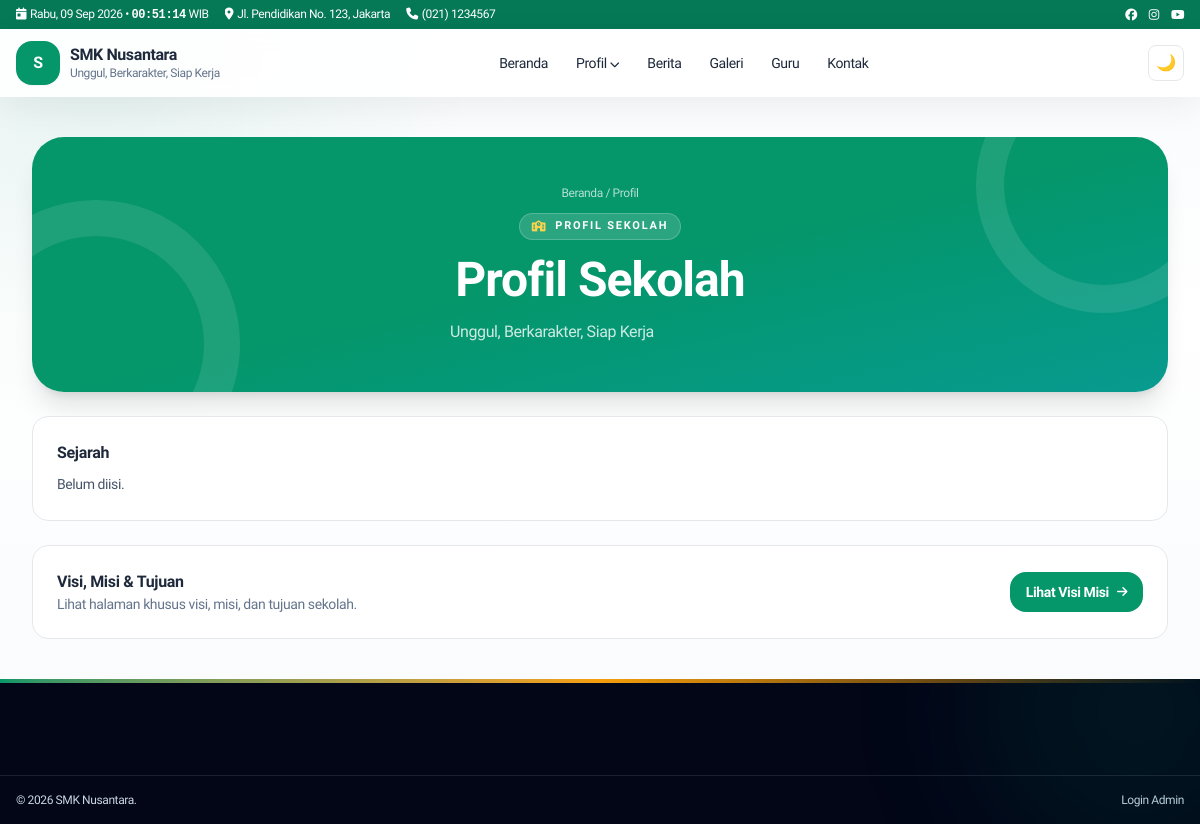
The page /profil on the database its author committed.
### tables this page shows
CREATE TABLE IF NOT EXISTS settings (
  id INT UNSIGNED AUTO_INCREMENT PRIMARY KEY,
  `key` VARCHAR(100) NOT NULL UNIQUE,
  `value` TEXT DEFAULT NULL,
  updated_at TIMESTAMP DEFAULT CURRENT_TIMESTAMP ON UPDATE CURRENT_TIMESTAMP
);

CREATE TABLE IF NOT EXISTS menu_items (
  id INT UNSIGNED AUTO_INCREMENT PRIMARY KEY,
  menu_id INT UNSIGNED NOT NULL,
  parent_id INT UNSIGNED DEFAULT NULL,
  label VARCHAR(150) NOT NULL,
  url VARCHAR(500) NOT NULL,
  target VARCHAR(20) DEFAULT '_self',
  sort_order INT DEFAULT 0,
  is_active TINYINT(1) DEFAULT 1,
  kind VARCHAR(20) NOT NULL DEFAULT 'link',
  mega_id INT UNSIGNED DEFAULT NULL,
  INDEX idx_menu_parent (menu_id, parent_id, sort_order),
  CONSTRAINT fk_mi_menu FOREIGN KEY (menu_id) REFERENCES menus(id) ON DELETE CASCADE,
  CONSTRAINT fk_mi_parent FOREIGN KEY (parent_id) REFERENCES menu_items(id) ON DELETE CASCADE
);

CREATE TABLE IF NOT EXISTS school_profile (
  id INT UNSIGNED AUTO_INCREMENT PRIMARY KEY,
  principal_name VARCHAR(150) DEFAULT NULL,
  principal_title VARCHAR(100) DEFAULT 'Kepala Sekolah',
  principal_photo VARCHAR(255) DEFAULT NULL,
  principal_greeting TEXT DEFAULT NULL,
  history TEXT DEFAULT NULL,
  vision TEXT DEFAULT NULL,
  mission TEXT DEFAULT NULL,
  org_chart VARCHAR(255) DEFAULT NULL,
  total_students INT DEFAULT 0,
  total_teachers INT DEFAULT 0,
  total_extracurricular INT DEFAULT 0,
  years_established INT DEFAULT 0,
  updated_at TIMESTAMP DEFAULT CURRENT_TIMESTAMP ON UPDATE CURRENT_TIMESTAMP
);

### core/Router.php (called while the page is built, shortened)
<?php
final class Router {
 public static function dispatch(): void {
  require ROOT . '/pages/router.php';
 }
}

### index.php (called while the page is built, shortened)
<?php
require __DIR__ . '/config/database.php';
Router::dispatch();

### core/Database.php (called while the page is built, shortened)
<?php
final class Database {
    private static ?PDO $pdo = null;
    public static function conn(): PDO {
        if (self::$pdo) return self::$pdo;
        $c = require dirname(__DIR__) . '/config/database.php';
        $dsn = "mysql:host={$c['host']};dbname={$c['name']};charset={$c['charset']}";
        self::$pdo = new PDO($dsn, $c['user'], $c['pass'], [
            PDO::ATTR_ERRMODE => PDO::ERRMODE_EXCEPTION,
            PDO::ATTR_DEFAULT_FETCH_MODE => PDO::FETCH_ASSOC,
            PDO::ATTR_EMULATE_PREPARES => false,
        ]);
        return self::$pdo;
    }
    public static function setting(string $key, string $def = ''): string {
        try {
            $s = self::conn()->prepare('SELECT `value` FROM settings WHERE `key`=?');
            $s->execute([$key]);
            return (string)($s->fetchColumn() ?? $def);
        } catch (Throwable) { return $def; }
    }
}

### core/Helper.php (called while the page is built, shortened)
<?php
final class Helper {
    public static function e(?string $v): string { return htmlspecialchars((string)$v, ENT_QUOTES, 'UTF-8'); }
    public static function url(string $p = ''): string { return rtrim(BASE_URL, '/') . '/' . ltrim($p, '/'); }
    public static function menuUrl(string $u): array {
        $u = trim($u);
        $low = strtolower($u);
        return [self::url(ltrim($u, '/')), '_self'];
    }
}

### pages/profile.php (the view, shortened to what this page needs)
<?php
$profile = $db->query("SELECT * FROM school_profile LIMIT 1")->fetch() ?: [];
require ROOT.'/templates/frontend/header.php';
?>
<div class="w-full px-4 md:px-8 py-10">
<?php
$heroBadge='<i class="fa fa-school text-amber-300"></i>Profil Sekolah';
$heroCrumb='<a href="'.Helper::url().'" class="hover:text-white">Beranda</a> / Profil';
require ROOT.'/templates/frontend/page-hero.php'; ?>
<div class="bg-white dark:bg-slate-800 border rounded-2xl p-6 mt-6 reveal min-w-0 max-w-full overflow-hidden"><h2 class="font-bold mb-2">Sejarah</h2><p class="text-sm text-slate-600 dark:text-slate-300 text-justify leading-relaxed break-words"><?= nl2br(Helper::e($profile['history']??'Belum diisi.')) ?></p></div>
<div class="bg-white dark:bg-slate-800 border rounded-2xl p-6 mt-6 reveal flex flex-col sm:flex-row sm:items-center gap-3 min-w-0 max-w-full overflow-hidden"><div class="min-w-0"><h2 class="font-bold">Visi, Misi & Tujuan</h2><p class="text-sm text-slate-500">Lihat halaman khusus visi, misi, dan tujuan sekolah.</p></div><a href="<?= Helper::url('visi-misi') ?>" class="sm:ml-auto shrink-0 inline-flex items-center gap-2 bg-emerald-600 text-white text-sm font-bold px-4 py-2.5 rounded-xl hover:bg-emerald-500">Lihat Visi Misi <i class="fa fa-arrow-right text-xs"></i></a></div>
</div>
<?php require ROOT.'/templates/frontend/footer.php'; ?>

### templates/frontend/navbar.php (shortened to what this page needs)
<?php
$top_addr = Database::setting('address','Jl. Pendidikan No.123');
$top_phone = Database::setting('phone','(021) 1234567');
$school = Database::setting('school_name','SMK Nusantara');
$tagline = Database::setting('tagline','Unggul, Berkarakter');
$logo = Database::setting('logo','');
try {
$db = Database::conn();
$mm = $db->query("SELECT * FROM menus WHERE location='primary' LIMIT 1")->fetch();
$items = [];
if ($mm) {
  $st = $db->prepare("SELECT * FROM menu_items WHERE menu_id=? AND is_active=1 ORDER BY sort_order");
  $st->execute([$mm['id']]); $items = $st->fetchAll();
}
} catch (Throwable) { $items=[]; $mega=[]; }
function menuTree($items,$parent=null){ $o=[]; foreach($items as $i){ if(($i['parent_id']??null)==$parent) $o[]=$i; } return $o; }
function menuLink($u,$forceTarget=null){ [$href,$t]=Helper::menuUrl($u); $t=$forceTarget?:$t; return 'href="'.Helper::e($href).'"'.($t==='_blank'?' target="_blank" rel="noopener noreferrer"':''); }
?>
<div class="bg-emerald-700 text-white text-xs hidden md:block"><div class="max-w-7xl mx-auto px-4 py-1.5 flex justify-between items-center gap-3">
<div class="flex gap-4 min-w-0"><span class="shrink-0"><i class="fa fa-calendar-day mr-1"></i><span data-clock-date><?= Helper::tgl(date('Y-m-d')) ?></span> • <span data-clock-time class="font-mono font-bold"><?= date('H:i:s') ?></span> WIB</span><span class="truncate"><i class="fa fa-location-dot mr-1"></i><?= Helper::e($top_addr) ?></span><span class="hidden lg:inline"><i class="fa fa-phone mr-1"></i><?= Helper::e($top_phone) ?></span><span class="hidden xl:inline"><i class="fa fa-envelope mr-1"></i><?= Helper::e($top_email) ?></span></div>
<div class="flex gap-3"><a href="#" aria-label="Facebook"><i class="fab fa-facebook"></i></a><a href="#" aria-label="Instagram"><i class="fab fa-instagram"></i></a><a href="#" aria-label="Youtube"><i class="fab fa-youtube"></i></a></div>
</div></div>
<header id="mainNav" class="sticky top-0 z-50 bg-white/90 dark:bg-slate-900/90 backdrop-blur border-b-0 transition">
<div class="max-w-7xl mx-auto px-4 py-3 flex items-center justify-between gap-3">
<a href="<?= Helper::url() ?>" class="flex items-center gap-2.5"><?php if($logo): ?><img src="<?= Helper::upload($logo) ?>" alt="Logo <?= Helper::e($school) ?>" class="h-11 w-auto object-contain shrink-0"><?php else: ?><span class="w-11 h-11 rounded-xl bg-emerald-600 text-white grid place-items-center font-bold shadow-sm"><?= Helper::e(mb_substr($school,0,1)) ?></span><?php endif; ?><span><span class="block font-extrabold leading-tight"><?= Helper::e($school) ?></span><span class="block text-xs text-slate-500"><?= Helper::e($tagline) ?></span></span></a>
<nav class="hidden lg:flex items-center gap-1 text-sm font-medium" id="deskMenu">
<?php foreach(menuTree($items) as $m): $ch=menuTree($items,$m['id']); $hasMega=false;
if(!$hasMega){ foreach($mega as $g){ if(($g['label']??'')===$m['label']) $hasMega=$g; } } ?>
<?php if($hasMega): $cols=json_decode($hasMega['columns_json']??'[]',true)?:[]; ?>
<div class="relative group"><button class="px-3 py-2 rounded-lg hover:bg-emerald-50"><?= Helper::e($m['label']) ?> <i class="fa fa-chevron-down text-[10px]"></i></button>
<div class="absolute left-1/2 -translate-x-1/2 top-full pt-2 opacity-0 invisible group-hover:opacity-100 group-hover:visible transition"><div class="bg-white dark:bg-slate-800 rounded-2xl shadow-xl border p-6 grid grid-cols-3 gap-6 w-[640px] max-w-[90vw]">
<?php foreach($cols as $c): ?><div><p class="font-bold text-xs uppercase text-emerald-700 mb-2"><?= Helper::e($c['title']??'') ?></p><?php foreach($c['links']??[] as $l): ?><a href="<?= Helper::e($l['url']??'#') ?>" class="block py-1 text-slate-600 dark:text-slate-300 hover:text-emerald-600"><?= Helper::e($l['label']??'') ?></a><?php endforeach; ?></div><?php endforeach; ?>
</div></div></div>
<?php elseif($ch): ?><div class="relative group"><a <?= menuLink($m['url'],$m['target']??null) ?> class="px-3 py-2 rounded-lg hover:bg-emerald-50 inline-block"><?= Helper::e($m['label']) ?> <i class="fa fa-chevron-down text-[10px]"></i></a>
</div>
<?php else: ?><a <?= menuLink($m['url'],$m['target']??null) ?> class="px-3 py-2 rounded-lg hover:bg-emerald-50"><?= Helper::e($m['label']) ?></a><?php endif; ?><?php endforeach; ?>
</nav>
<div class="flex items-center gap-2"><button id="darkBtn" class="w-9 h-9 rounded-lg border grid place-items-center" aria-label="Tema"></button></div>
</div>
</header>

### templates/frontend/footer.php (shortened to what this page needs)
</main>
<?php
$ft = Database::setting('footer_text',Database::setting('school_name',''));
?>
<footer class="relative overflow-hidden bg-slate-950 text-slate-300 mt-auto w-full">
<div class="absolute inset-x-0 top-0 h-1 bg-gradient-to-r from-emerald-600 via-amber-500 to-emerald-600"></div>
<div class="absolute -top-32 -right-24 w-80 h-80 rounded-full bg-emerald-600/10 blur-3xl pointer-events-none"></div>
<div class="max-w-7xl mx-auto px-4 py-12 grid md:grid-cols-4 gap-8 text-sm">
</div>
<div class="border-t border-white/10"><div class="max-w-7xl mx-auto px-4 py-4 flex flex-col md:flex-row justify-between text-xs gap-2">
<span>&copy; <?= date('Y') ?> <?= Helper::e($ft) ?>.</span>
<a href="<?= Helper::url('admin/login') ?>" target="_blank" rel="noopener noreferrer" class="hover:text-white">Login Admin</a>
</div></div>
</footer>
</body></html>

### assets/css/style.css (style rules this page uses)
:root { --font-body:"Plus Jakarta Sans",system-ui,-apple-system,"Segoe UI",sans-serif }
html,body,input,select,textarea,button { font-family:var(--font-body)!important }
h1,h2,h3,h4 { font-family:var(--font-body)!important;letter-spacing:-.02em;font-weight:800 }
.reveal { opacity:1 }
.reveal.show { animation:revealIn .7s cubic-bezier(.16,1,.3,1) both }
.card-hover,[class*="rounded-2xl"].border,[class*="rounded-3xl"].border { transition:transform .28s cubic-bezier(.16,1,.3,1),box-shadow .28s ease,border-color .28s ease }
html,body { max-width:100%;overflow-x:clip }
body { position:relative }
main,header,footer { max-width:100% }
.prose,.prose p,.prose li,article p,article li,.text-justify { overflow-wrap:anywhere;word-break:break-word }
main .grid>*,main .flex>* { min-width:0;max-width:100% }
main>div { max-width:100%;min-width:0 }
.reveal { min-width:0;max-width:100%;overflow-wrap:anywhere }
html { height:100% }
body.site-shell { min-height:100vh;display:flex;flex-direction:column }
body.site-shell>footer { margin-top:auto;flex-shrink:0;width:100% }

### rows shown on the page
settings: value "Jl. Pendidikan No. 123, Jakarta"
settings: value "(021) 1234567"
settings: value "S", value "SMK Nusantara"
settings: value "Unggul, Berkarakter, Siap Kerja"
menu_items: label "Beranda"
menu_items: label "Profil"
menu_items: label "Berita"
menu_items: label "Galeri"
menu_items: label "Guru"
menu_items: label "Kontak"
school_profile: history "Belum diisi."

### other values the page prints
Helper::e($heroTitle) "Profil Sekolah"
$heroDesc "Unggul, Berkarakter, Siap Kerja"
